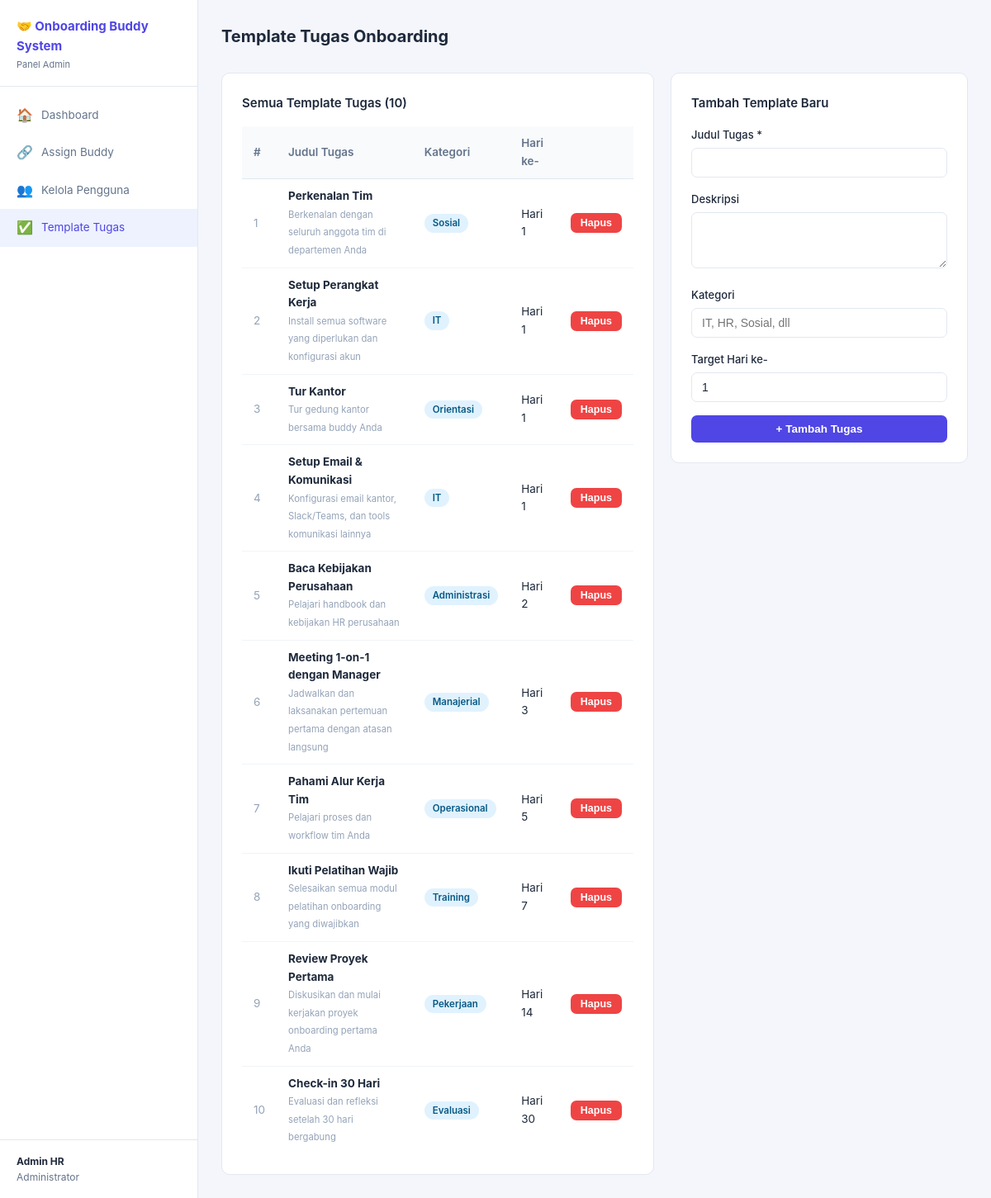
Screenshot of /admin/tasks.php (signed in) with the database file from the repository.
### tables this page shows
CREATE TABLE IF NOT EXISTS task_templates (
    id INT AUTO_INCREMENT PRIMARY KEY,
    title VARCHAR(200) NOT NULL,
    description TEXT,
    category VARCHAR(100),
    day_target INT DEFAULT 1,
    created_by INT,
    FOREIGN KEY (created_by) REFERENCES users(id) ON DELETE SET NULL
);

### includes/config.php (called while the page is built, shortened)
<?php
function currentUser(): array {
    return $_SESSION['user'] ?? [];
}

### admin/tasks.php (the view, shortened to what this page needs)
<?php
require_once __DIR__ . '/../includes/config.php';
$db = getDB();
$tasks = $db->query('SELECT * FROM task_templates ORDER BY day_target, id')->fetchAll();
$user  = currentUser();
?>
<!DOCTYPE html>
<html lang="id">
<head>
<link rel="stylesheet" href="../assets/style.css">
</head>
<body>
<div class="layout">
  <aside class="sidebar">
    <div class="sidebar-brand"><h2>🤝 <?= APP_NAME ?></h2><span>Panel Admin</span></div>
    <nav class="sidebar-nav">
      <a href="dashboard.php"><span class="icon">🏠</span> Dashboard</a>
      <a href="match_buddy.php"><span class="icon">🔗</span> Assign Buddy</a>
      <a href="users.php"><span class="icon">👥</span> Kelola Pengguna</a>
      <a href="tasks.php" class="active"><span class="icon">✅</span> Template Tugas</a>
    </nav>
    <div class="sidebar-footer"><strong><?= htmlspecialchars($user['name']) ?></strong>Administrator</div>
  </aside>
  <main class="main">
    <div class="topbar"><h1>Template Tugas Onboarding</h1></div>
    <div style="display:grid;grid-template-columns:1fr 360px;gap:20px">
      <div class="card">
        <div class="card-title">Semua Template Tugas (<?= count($tasks) ?>)</div>
        <table>
          <thead><tr><th>#</th><th>Judul Tugas</th><th>Kategori</th><th>Hari ke-</th><th></th></tr></thead>
          <tbody>
            <?php foreach ($tasks as $i => $t): ?>
            <tr>
              <td style="color:#94a3b8"><?= $i+1 ?></td>
              <td>
                <strong><?= htmlspecialchars($t['title']) ?></strong><br>
                <small style="color:#94a3b8"><?= htmlspecialchars($t['description']) ?></small>
              </td>
              <td><span class="badge badge-info"><?= htmlspecialchars($t['category']) ?></span></td>
              <td>Hari <?= $t['day_target'] ?></td>
              <td>
                <form method="POST" onsubmit="return confirm('Hapus tugas ini?')">
                  <button type="submit" class="btn btn-danger btn-sm">Hapus</button>
                </form>
              </td>
            </tr>
            <?php endforeach; ?>
          </tbody>
        </table>
      </div>
      <div class="card" style="align-self:start">
        <div class="card-title">Tambah Template Baru</div>
        <form method="POST">
          <div class="form-group">
            <label>Judul Tugas *</label>
            <input type="text" name="title" class="form-control" required>
          </div>
          <div class="form-group">
            <label>Deskripsi</label>
            <textarea name="description" class="form-control" rows="3" style="resize:vertical"></textarea>
          </div>
          <div class="form-group">
            <label>Kategori</label>
            <input type="text" name="category" class="form-control" placeholder="IT, HR, Sosial, dll">
          </div>
          <div class="form-group">
            <label>Target Hari ke-</label>
            <input type="number" name="day_target" class="form-control" value="1" min="1">
          </div>
          <button type="submit" class="btn btn-primary btn-block">+ Tambah Tugas</button>
        </form>
      </div>
    </div>
  </main>
</div>
</body>
</html>

### assets/style.css (style rules this page uses)
*, *::before, *::after { box-sizing: border-box; margin: 0; padding: 0; }
:root { --bg: #f4f6fb; --white: #ffffff; --border: #e2e8f0; --primary: #4f46e5; --primary-h: #4338ca; --secondary: #0ea5e9; --success: #22c55e; --warning: #f59e0b; --danger: #ef4444; --text: #1e293b; --muted: #64748b; --sidebar-w: 240px; --radius: 10px; }
body { font-family: -apple-system, "Segoe UI", system-ui, sans-serif; background: var(--bg); color: var(--text); font-size: 14px; line-height: 1.6; }
a { color: var(--primary); text-decoration: none; }
.layout { display: flex; min-height: 100vh; }
.sidebar { width: var(--sidebar-w); background: var(--white); border-right: 1px solid var(--border); display: flex; flex-direction: column; position: fixed; top: 0; left: 0; bottom: 0; z-index: 100; }
.sidebar-brand { padding: 20px 20px 16px; border-bottom: 1px solid var(--border); }
.sidebar-brand h2 { font-size: 15px; font-weight: 700; color: var(--primary); }
.sidebar-brand span { display: block; font-size: 11px; color: var(--muted); margin-top: 2px; }
.sidebar-nav { flex: 1; padding: 12px 0; overflow-y: auto; }
.sidebar-nav a { display: flex; align-items: center; gap: 10px; padding: 10px 20px; color: var(--muted); font-size: 13.5px; transition: background .15s, color .15s; }
.sidebar-nav a:hover, .sidebar-nav a.active { background: #eef2ff; color: var(--primary); text-decoration: none; }
.sidebar-nav a .icon { font-size: 16px; width: 20px; text-align: center; }
.sidebar-footer { padding: 16px 20px; border-top: 1px solid var(--border); font-size: 12px; color: var(--muted); }
.sidebar-footer strong { display: block; color: var(--text); }
.main { margin-left: var(--sidebar-w); flex: 1; padding: 28px; }
.topbar { display: flex; align-items: center; justify-content: space-between; margin-bottom: 28px; }
.topbar h1 { font-size: 20px; font-weight: 700; }
.card { background: var(--white); border: 1px solid var(--border); border-radius: var(--radius); padding: 24px; }
.card-title { font-size: 15px; font-weight: 600; margin-bottom: 16px; color: var(--text); }
table { width: 100%; border-collapse: collapse; }
th, td { padding: 10px 14px; text-align: left; font-size: 13.5px; }
th { background: #f8fafc; font-weight: 600; color: var(--muted); border-bottom: 1px solid var(--border); }
td { border-bottom: 1px solid #f1f5f9; }
tr:last-child td { border-bottom: none; }
.badge { display: inline-block; padding: 2px 10px; border-radius: 999px; font-size: 11.5px; font-weight: 600; }
.badge-info { background: #e0f2fe; color: #075985; }
.form-group { margin-bottom: 16px; }
.form-group label { display: block; font-size: 13px; font-weight: 500; margin-bottom: 5px; color: var(--text); }
.form-control { width: 100%; padding: 9px 12px; border: 1px solid var(--border); border-radius: 7px; font-size: 14px; background: var(--white); color: var(--text); transition: border-color .15s; }
.btn { display: inline-flex; align-items: center; gap: 6px; padding: 9px 18px; border-radius: 7px; border: none; font-size: 13.5px; font-weight: 600; cursor: pointer; transition: background .15s, opacity .15s; text-decoration: none; }
.btn-primary { background: var(--primary); color: #fff; }
.btn-danger { background: var(--danger); color: #fff; }
.btn-sm { padding: 5px 12px; font-size: 12.5px; }
.btn-block { width: 100%; justify-content: center; }

### rows the page displays
task_templates: title "Perkenalan Tim", description "Berkenalan dengan seluruh anggota tim di departemen Anda", category "Sosial", day_target "1"
task_templates: title "Setup Perangkat Kerja", description "Install semua software yang diperlukan dan konfigurasi akun", category "IT", day_target "1"
task_templates: title "Tur Kantor", description "Tur gedung kantor bersama buddy Anda", category "Orientasi", day_target "1"
task_templates: title "Setup Email & Komunikasi", description "Konfigurasi email kantor, Slack/Teams, dan tools komunikasi lainnya", category "IT", day_target "1"
task_templates: title "Baca Kebijakan Perusahaan", description "Pelajari handbook dan kebijakan HR perusahaan", category "Administrasi", day_target "2"
task_templates: title "Meeting 1-on-1 dengan Manager", description "Jadwalkan dan laksanakan pertemuan pertama dengan atasan langsung", category "Manajerial", day_target "3"
task_templates: title "Pahami Alur Kerja Tim", description "Pelajari proses dan workflow tim Anda", category "Operasional", day_target "5"
task_templates: title "Ikuti Pelatihan Wajib", description "Selesaikan semua modul pelatihan onboarding yang diwajibkan", category "Training", day_target "7"
task_templates: title "Review Proyek Pertama", description "Diskusikan dan mulai kerjakan proyek onboarding pertama Anda", category "Pekerjaan", day_target "14"
task_templates: title "Check-in 30 Hari", description "Evaluasi dan refleksi setelah 30 hari bergabung", category "Evaluasi", day_target "30"

### other values shown
APP_NAME "Onboarding Buddy System"
$user['name'] "Admin HR"
count($tasks) "10"
